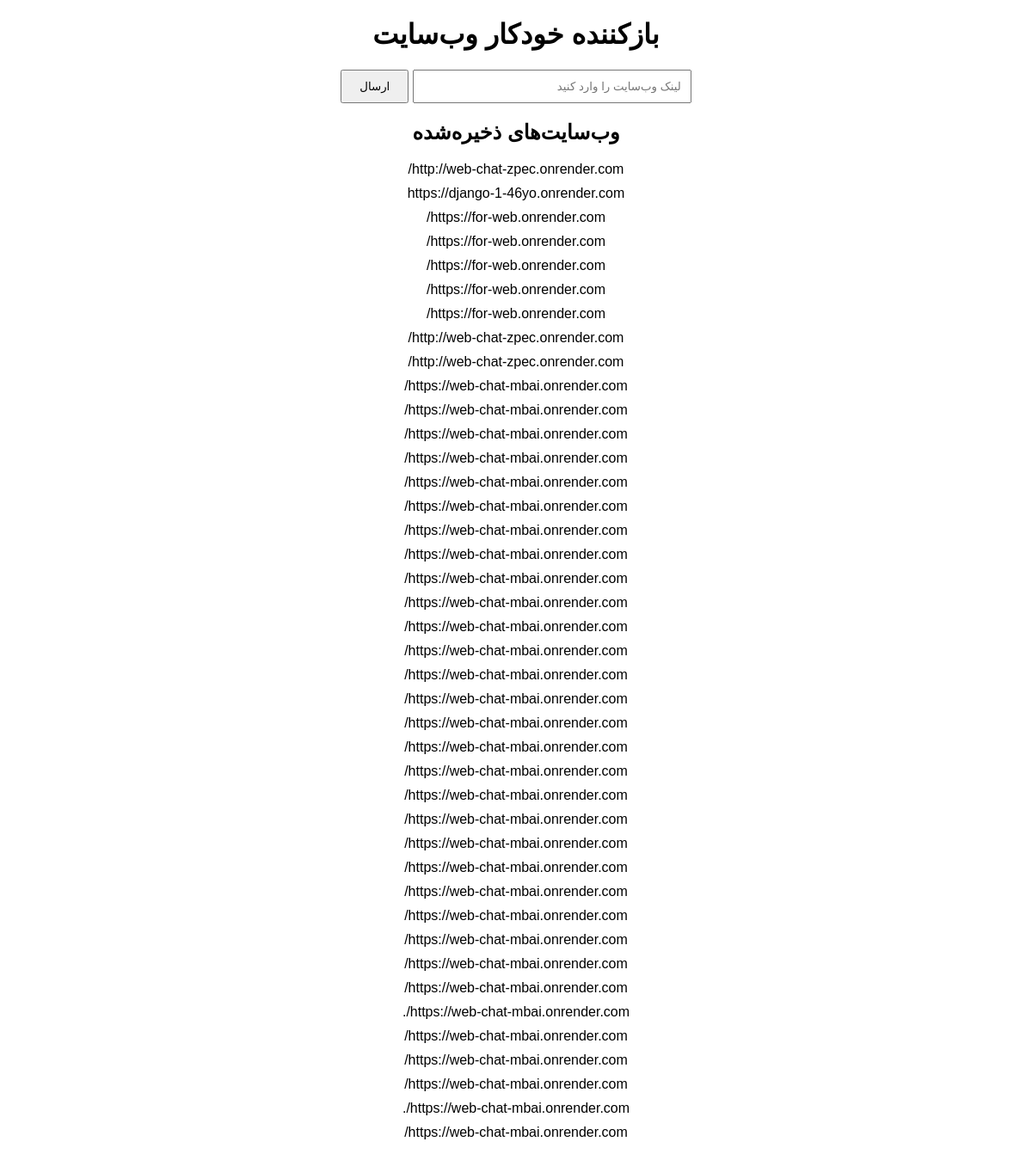
The page / on the database its author committed.
### opener/models.py (models this page shows, shortened)
class Website(models.Model):
    url = models.URLField(max_length=200)
    created_at = models.DateTimeField(auto_now_add=True)

### opener/views.py (the view)
# urls.py: path('', views.index, name='index'),
def index(request):
    if request.method == 'POST':
        url = request.POST.get('url')
        if url:
            website = Website.objects.create(url=url)
            start_website_opener_thread(website.id)  # شروع ترد
            return redirect('index')
    websites = Website.objects.all()
    return render(request, 'index.html', {'websites': websites})

### opener/templates/index.html (shortened to what this page needs)
<!DOCTYPE html>
<html lang="fa">
<head>
</head>
<body>
    <h1>بازکننده خودکار وب‌سایت</h1>
    <form method="post">
        <input type="url" name="url" placeholder="لینک وب‌سایت را وارد کنید" required>
        <input type="submit" value="ارسال">
    </form>
    <h2>وب‌سایت‌های ذخیره‌شده</h2>
    <ul>
        {% for website in websites %}
            <li>{{ website.url }}</li>
        {% empty %}
            <li>هیچ وب‌سایتی ثبت نشده است.</li>
        {% endfor %}
    </ul>
</body>
</html>

### opener/templates/index.html (style rules this page uses)
body { font-family: Arial, sans-serif; direction: rtl; text-align: center; }
form { margin: 20px; }
input[type="url"] { padding: 10px; width: 300px; }
input[type="submit"] { padding: 10px 20px; }
ul { list-style: none; padding: 0; }
li { margin: 10px 0; }

### rows shown on the page
Website: url "http://web-chat-zpec.onrender.com/"
Website: url "https://django-1-46yo.onrender.com"
Website: url "https://for-web.onrender.com/"
Website: url "https://for-web.onrender.com/"
Website: url "https://for-web.onrender.com/"
Website: url "https://for-web.onrender.com/"
Website: url "https://for-web.onrender.com/"
Website: url "http://web-chat-zpec.onrender.com/"
Website: url "http://web-chat-zpec.onrender.com/"
Website: url "https://web-chat-mbai.onrender.com/"
Website: url "https://web-chat-mbai.onrender.com/"
Website: url "https://web-chat-mbai.onrender.com/"
Website: url "https://web-chat-mbai.onrender.com/"
Website: url "https://web-chat-mbai.onrender.com/"
Website: url "https://web-chat-mbai.onrender.com/"
Website: url "https://web-chat-mbai.onrender.com/"
Website: url "https://web-chat-mbai.onrender.com/"
Website: url "https://web-chat-mbai.onrender.com/"
Website: url "https://web-chat-mbai.onrender.com/"
Website: url "https://web-chat-mbai.onrender.com/"
Website: url "https://web-chat-mbai.onrender.com/"
Website: url "https://web-chat-mbai.onrender.com/"
Website: url "https://web-chat-mbai.onrender.com/"
Website: url "https://web-chat-mbai.onrender.com/"
Website: url "https://web-chat-mbai.onrender.com/"
Website: url "https://web-chat-mbai.onrender.com/"
Website: url "https://web-chat-mbai.onrender.com/"
Website: url "https://web-chat-mbai.onrender.com/"
Website: url "https://web-chat-mbai.onrender.com/"
Website: url "https://web-chat-mbai.onrender.com/"
Website: url "https://web-chat-mbai.onrender.com/"
Website: url "https://web-chat-mbai.onrender.com/"
Website: url "https://web-chat-mbai.onrender.com/"
Website: url "https://web-chat-mbai.onrender.com/"
Website: url "https://web-chat-mbai.onrender.com/"
Website: url "https://web-chat-mbai.onrender.com/."
Website: url "https://web-chat-mbai.onrender.com/"
Website: url "https://web-chat-mbai.onrender.com/"
Website: url "https://web-chat-mbai.onrender.com/"
Website: url "https://web-chat-mbai.onrender.com/."
Website: url "https://web-chat-mbai.onrender.com/"
